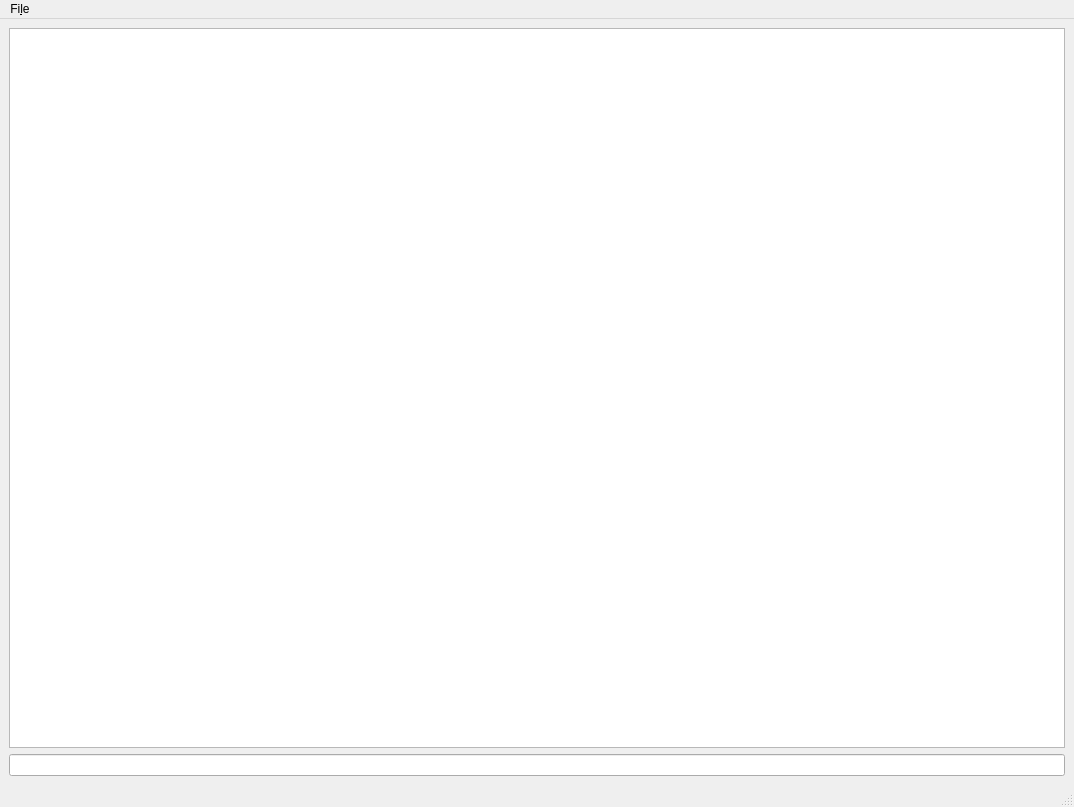
<?xml version="1.0" encoding="UTF-8"?>
<ui version="4.0">
 <class>MainWindow</class>
 <widget class="QMainWindow" name="MainWindow">
  <property name="geometry">
   <rect>
    <x>0</x>
    <y>0</y>
    <width>1074</width>
    <height>807</height>
   </rect>
  </property>
  <property name="windowTitle">
   <string>MainWindow</string>
  </property>
  <widget class="QWidget" name="centralwidget">
   <layout class="QHBoxLayout" name="horizontalLayout_2">
    <item>
     <layout class="QVBoxLayout" name="verticalLayout_2">
      <item>
       <widget class="QTableView" name="tableView"/>
      </item>
      <item>
       <widget class="QLineEdit" name="filterLineEdit">
        <property name="sizePolicy">
         <sizepolicy hsizetype="Expanding" vsizetype="Fixed">
          <horstretch>1</horstretch>
          <verstretch>0</verstretch>
         </sizepolicy>
        </property>
       </widget>
      </item>
     </layout>
    </item>
   </layout>
  </widget>
  <widget class="QMenuBar" name="menubar">
   <property name="geometry">
    <rect>
     <x>0</x>
     <y>0</y>
     <width>1074</width>
     <height>30</height>
    </rect>
   </property>
   <widget class="QMenu" name="menuFile">
    <property name="title">
     <string>Fi&amp;le</string>
    </property>
    <addaction name="actionOpen_Log"/>
    <addaction name="actionQuit"/>
   </widget>
   <addaction name="menuFile"/>
  </widget>
  <widget class="QStatusBar" name="statusbar"/>
  <action name="actionOpen_Log">
   <property name="text">
    <string>&amp;Open...</string>
   </property>
  </action>
  <action name="actionQuit">
   <property name="text">
    <string>&amp;Quit</string>
   </property>
  </action>
 </widget>
 <resources/>
 <connections/>
</ui>
